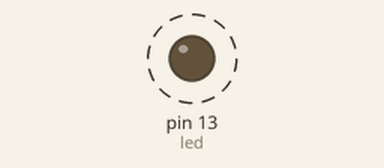
The sketch below on a simulated Arduino Uno, built with avr-gcc and run on an emulated ATmega328P. Shown: output pins drawn as LEDs (lit = HIGH). Dashed ring = blinking. What the sketch prints to the serial monitor is not drawn.

Above: at 0.1 s.
Timing chart, 0 to 3.0 s (numbered marks = the images above):
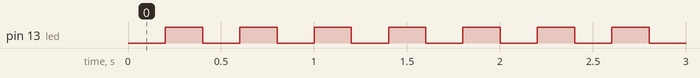

Measured:
- by itself, pin 13 (led): alternates HIGH for 0.20 s and LOW for 0.20 s

The sketch:

BlinkWithoutDelay.ino
```cpp
//BlinkWithoutDelayFunction
//Nathan Rowbottom Sept 28 2020

//Pseudocode
//assign an unsigned long variable for the time_interval
//in setup
  //get the start time from millis
  //initial the pin mode for our led

//in the loop
  //call millis to get how much time passed since the last loop
  //check to see if the duration is long enough
    //if HIGH then set low
    //else if low set high
    //reset my starttime

//assign an unsigned long variable for the time_interval
unsigned long timeInterval = 0;
unsigned long startTime = 0;
unsigned long duration = 200;

const int led = 13;

void setup() {
  Serial.begin(9600);

  // put your setup code here, to run once:
  //get the start time from millis
  startTime = millis();
  pinMode(led, OUTPUT);
}

void loop() {
  //call millis to get how much time passed since the last loop
  timeInterval = millis() - startTime;

  //check to see if the duration is long enough
  if (timeInterval >= duration){
    Serial.println(startTime);
    Serial.println(timeInterval);
    Serial.println(digitalRead(led));


    //if HIGH then set low
    if (digitalRead(led)== HIGH){
      digitalWrite(led, LOW);
    }

    //else if low set high
    else{
      digitalWrite(led, HIGH);
    }
    //reset my starttime and interval
    startTime = millis();
    timeInterval = 0;
  }
  //delay(100);//noob check
}
```

main.cpp
```cpp
/*
  Traffic Light

  Turns 3 leds into a traffic signal

  created
  by Nathan Rowbottom
  https://repl.it/@STEAMAcademy/TrafficLight
*/

const int gled = 4;
const int bled = 3;
const int rled = 2;

float gtime = 1.5;
float btime = 0.5;
float rtime = 2;

// the setup function runs once when you press reset or power the board
void setup() {
  Serial.begin(9600);

  // initialize digital pin LED_BUILTIN as an output.
  pinMode(gled, OUTPUT);
  pinMode(bled, OUTPUT);
  pinMode(rled, OUTPUT);

}

// the loop function runs over and over again forever
void loop() {
  //green light
  Serial.println("Green Light");
  digitalWrite(rled, LOW);
  digitalWrite(bled, LOW);
  digitalWrite(gled, HIGH);

  delay(gtime*1000);                       // wait for gtime seconds

  //amber light
  Serial.println("Amber Light");
  digitalWrite(rled, LOW);
  digitalWrite(bled, HIGH);
  digitalWrite(gled, LOW);

  delay(btime*1000);                       // wait for btime seconds

  //red light
  Serial.println("Red Light");
  digitalWrite(rled, HIGH);
  digitalWrite(bled, LOW);
  digitalWrite(gled, LOW);

  delay(rtime*1000);                       // wait for rtime seconds

}
```
